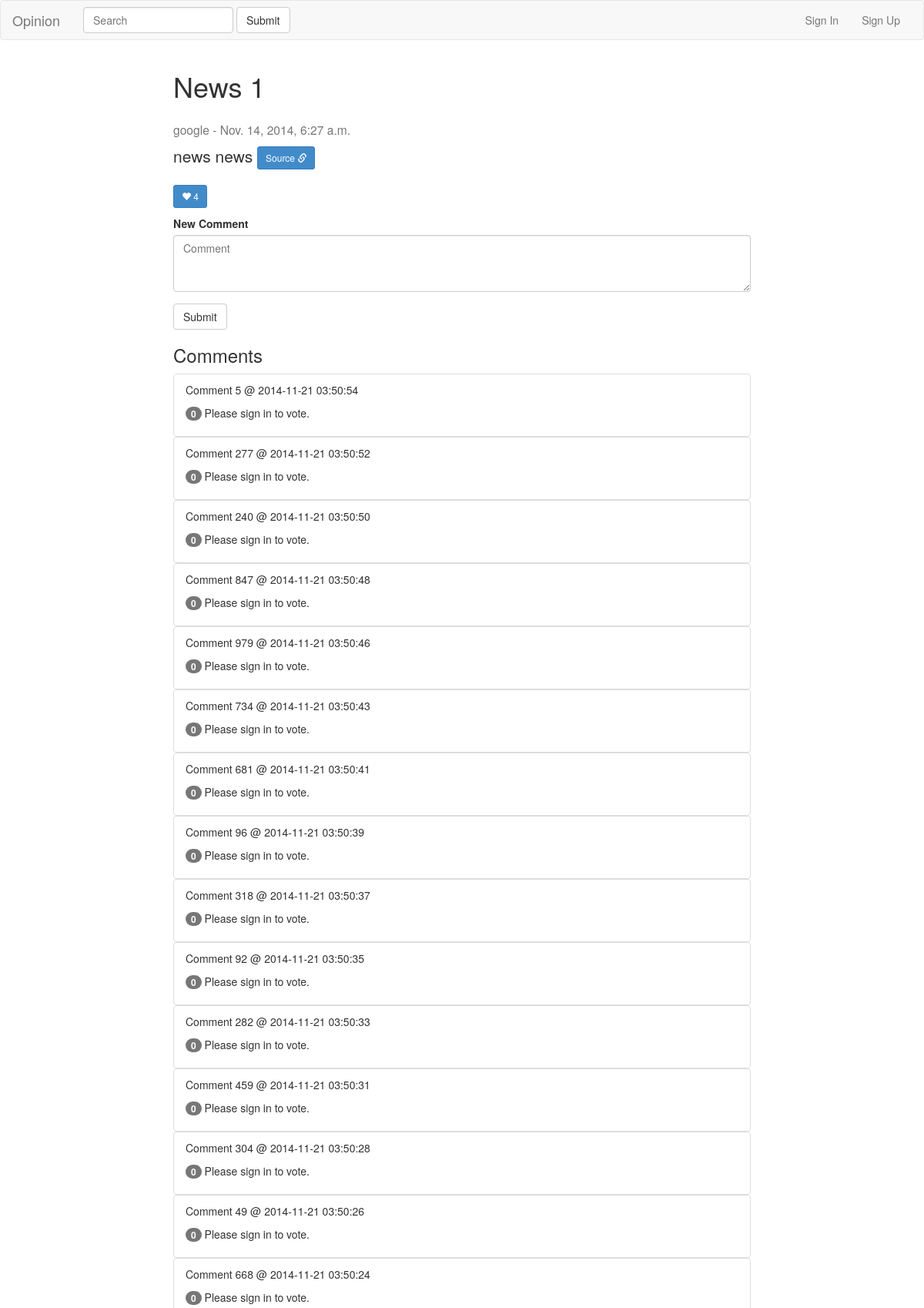
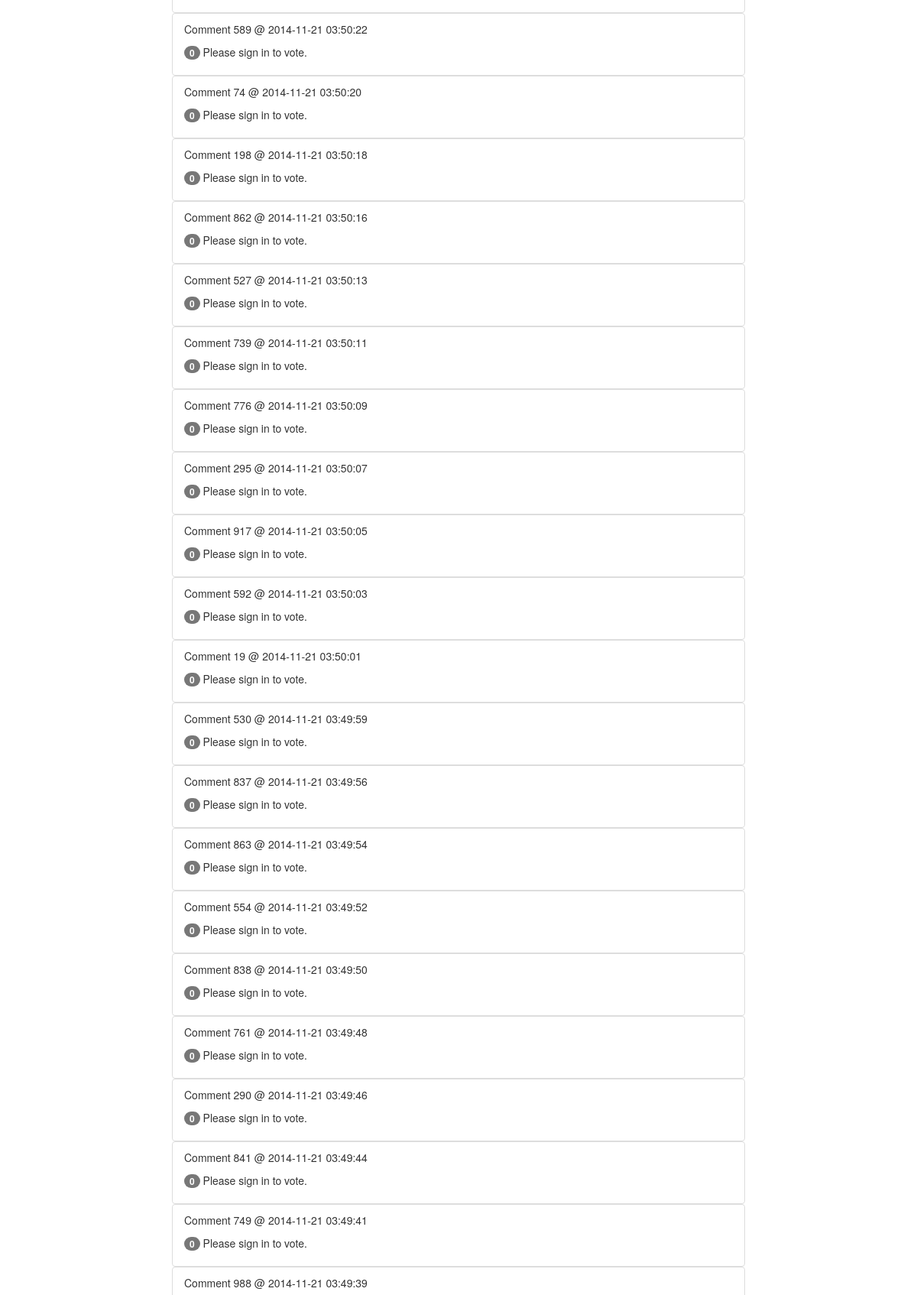
Screenshot of /topic_id=1/ (upper part) with the database file from the repository (2 pictures, top to bottom).
### appopinion/models.py (models this page shows)
class Topic(models.Model):
    title = models.CharField(max_length=255)
    date = models.DateTimeField('date published')
    content = models.TextField()
    url = models.CharField(max_length=255)
    source = models.CharField(max_length=255)
    likecount = models.BigIntegerField(default=0)

class Comment(models.Model):
    content = models.TextField()
    parent = models.ForeignKey(Topic)
    date = models.DateTimeField('date published')
    vote = models.BigIntegerField(default=0)

### appopinion/views.py (the view)
# urls.py: url(r'^topic_id=(?P<topic_id>[0-9]+)/$', views.topic_detail, name='topic_detail'),
def topic_detail(request, topic_id):
    topic = Topic.objects.get(pk=topic_id)
    try:
        comment_text = request.POST['content']
        if comment_text != '':
            if not request.user.is_authenticated():
                return HttpResponseRedirect(
                            reverse('appopinion:signin') +
                            '?next=%s' % request.path)
            new_comment = Comment(
                                  parent_id = topic_id,
                                  content = cgi.escape(comment_text, True),
                                  date = datetime.now(),
                                  )
            new_comment.save()
    except:
        pass
    comment_list = Comment.objects.all().filter(parent_id=topic_id)
    return render(request, 'appopinion/topic_detail.html', {'topic_id':topic_id, 'topic':topic, 'comment_list':comment_list[::-1]})

### appopinion/template/appopinion/topic_detail.html (shortened to what this page needs)
{% extends 'appopinion/base.html' %}
{%  block content %}
<div class="container">
    <div class="row">
		<div class="col-md-8 col-md-offset-2">
			<h1>{{topic.title}}</h1>
			<h3><small>{{topic.source}} - {{topic.date}}</small></h3>
		</div>
		<div class="col-md-8 col-md-offset-2">
			<p class="lead">{{topic.content}} <a class="btn btn-primary btn-sm" href="{{ topic.url }}" role="button">Source <span class="glyphicon glyphicon-link" aria-hidden="true"></span></a>
            </p>
            <p>
              <form action="{% url 'appopinion:like' topic.id %}" method="post">
                <button type="submit" class="btn btn-primary btn-sm">
                    <span class="glyphicon glyphicon-heart" aria-hidden="true"></span>
                    {{topic.likecount}}
                </button>
              </form>
            </p>
        </div>
  	</div>
  	<div class="row">
		<div class="col-md-8 col-md-offset-2">
		<form action="" method="post">
    		<div class="form-group">
    			<label for="content">New Comment</label>
    			<textarea class="form-control" name="content" id="content" placeholder="Comment" ROWS=3></textarea>
  			</div>
    		<button type="submit" class="btn btn-default" >Submit</button>
		</form>
		</div>
  	</div>
  	<div class="row">
  		<div class="col-md-8 col-md-offset-2">
  		<h3>Comments</h3>
  		<ul class="list-group">
  			{% for comment in comment_list %}
			<div class="comments", id="comments">
  			<li class="list-group-item">
              <div>
                <p>{{comment.content}}</p>
                <p>
                  {% if user.is_authenticated %}
                    <a href='#' class='vote' data-commentid='{{comment.id}}' data-up='1'><span class="glyphicon glyphicon-thumbs-up" aria-hidden="true"></span></a>
                    <span class="badge" id="votecount{{comment.id}}">{{comment.vote}}</span>
                    <a href='#' class='vote' data-commentid='{{comment.id}}' data-up='0'><span class="glyphicon glyphicon-thumbs-down" aria-hidden="true"></span></a>
                  {% else %}
                    <span class="badge" id="votecount{{comment.id}}">{{comment.vote}}</span>
                    Please sign in to vote.
                  {% endif %}
                </p>
              </div>
            </li>
			</div>
  			{% endfor %}
		</ul>
		</div>
	</div>
</div>
{% endblock %}

### rows the page displays
Topic: title "News 1", source "google", date "Nov. 14, 2014, 6:27 a.m.", content "news news", likecount "4"
Comment: content "Comment 5 @ 2014-11-21 03:50:54", vote "0"
Comment: content "Comment 277 @ 2014-11-21 03:50:52", vote "0"
Comment: content "Comment 240 @ 2014-11-21 03:50:50", vote "0"
Comment: content "Comment 847 @ 2014-11-21 03:50:48", vote "0"
Comment: content "Comment 979 @ 2014-11-21 03:50:46", vote "0"
Comment: content "Comment 734 @ 2014-11-21 03:50:43", vote "0"
Comment: content "Comment 681 @ 2014-11-21 03:50:41", vote "0"
Comment: content "Comment 96 @ 2014-11-21 03:50:39", vote "0"
Comment: content "Comment 318 @ 2014-11-21 03:50:37", vote "0"
Comment: content "Comment 92 @ 2014-11-21 03:50:35", vote "0"
Comment: content "Comment 282 @ 2014-11-21 03:50:33", vote "0"
Comment: content "Comment 459 @ 2014-11-21 03:50:31", vote "0"
Comment: content "Comment 304 @ 2014-11-21 03:50:28", vote "0"
Comment: content "Comment 49 @ 2014-11-21 03:50:26", vote "0"
Comment: content "Comment 668 @ 2014-11-21 03:50:24", vote "0"
Comment: content "Comment 589 @ 2014-11-21 03:50:22", vote "0"
Comment: content "Comment 74 @ 2014-11-21 03:50:20", vote "0"
Comment: content "Comment 198 @ 2014-11-21 03:50:18", vote "0"
Comment: content "Comment 862 @ 2014-11-21 03:50:16", vote "0"
Comment: content "Comment 527 @ 2014-11-21 03:50:13", vote "0"
Comment: content "Comment 739 @ 2014-11-21 03:50:11", vote "0"
Comment: content "Comment 776 @ 2014-11-21 03:50:09", vote "0"
Comment: content "Comment 295 @ 2014-11-21 03:50:07", vote "0"
Comment: content "Comment 917 @ 2014-11-21 03:50:05", vote "0"
Comment: content "Comment 592 @ 2014-11-21 03:50:03", vote "0"
Comment: content "Comment 19 @ 2014-11-21 03:50:01", vote "0"
Comment: content "Comment 530 @ 2014-11-21 03:49:59", vote "0"
Comment: content "Comment 837 @ 2014-11-21 03:49:56", vote "0"
Comment: content "Comment 863 @ 2014-11-21 03:49:54", vote "0"
Comment: content "Comment 554 @ 2014-11-21 03:49:52", vote "0"
Comment: content "Comment 838 @ 2014-11-21 03:49:50", vote "0"
Comment: content "Comment 761 @ 2014-11-21 03:49:48", vote "0"
Comment: content "Comment 290 @ 2014-11-21 03:49:46", vote "0"
Comment: content "Comment 841 @ 2014-11-21 03:49:44", vote "0"
Comment: content "Comment 749 @ 2014-11-21 03:49:41", vote "0"
Comment: content "Comment 988 @ 2014-11-21 03:49:39"
